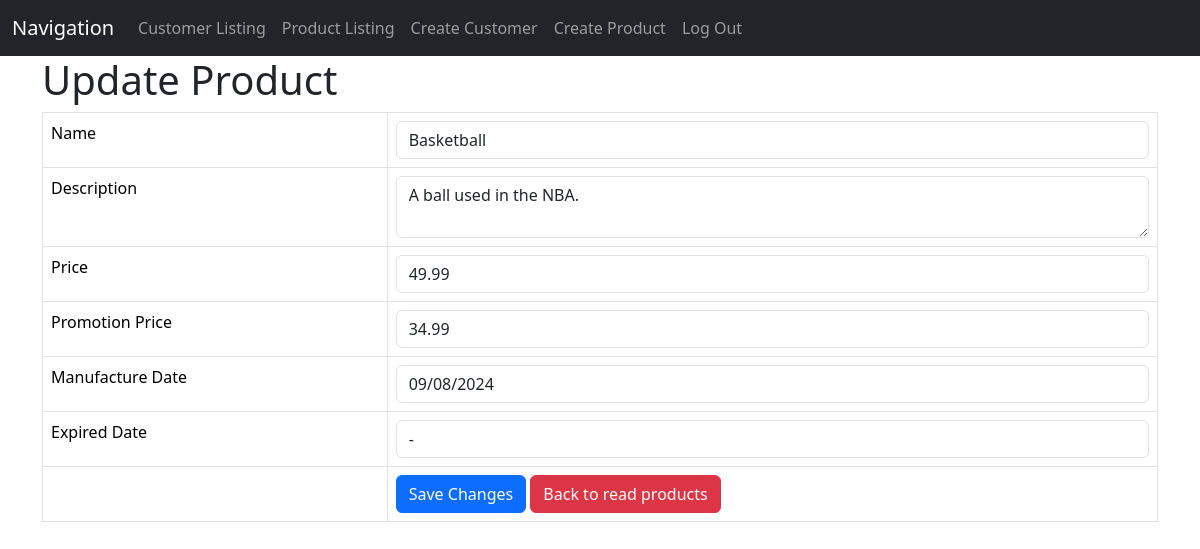
The app's page /product_update.php?id=1 with its own data.
### tables this page shows
CREATE TABLE IF NOT EXISTS `products` (
  `id` int NOT NULL AUTO_INCREMENT,
  `name` varchar(128) NOT NULL,
  `description` text NOT NULL,
  `product_cat` int NOT NULL,
  `manufacture_date` text NOT NULL,
  `expired_date` text NOT NULL,
  `price` double NOT NULL,
  `promotion_price` double NOT NULL,
  `created` datetime NOT NULL,
  `modified` timestamp NOT NULL DEFAULT CURRENT_TIMESTAMP ON UPDATE CURRENT_TIMESTAMP,
  PRIMARY KEY (`id`)
);

### product_update.php (the view, shortened to what this page needs)
<!DOCTYPE HTML>
<html>
<head>
    <link href="https://cdn.jsdelivr.net/npm/bootstrap@5.3.3/dist/css/bootstrap.min.css" rel="stylesheet">
</head>
<head>
    <link href="https://cdn.jsdelivr.net/npm/bootstrap@5.3.3/dist/css/bootstrap.min.css" rel="stylesheet">
</head>
<body>
    <nav class="navbar navbar-expand-lg navbar-dark bg-dark">
        <div class="container-fluid">
            <a class="navbar-brand" href="#">Navigation</a>
            <div class="collapse navbar-collapse" id="navbarNav">
                <ul class="navbar-nav">
                    <li class="nav-item">
                        <a class="nav-link" href="customer_listing.php">Customer Listing</a>
                    </li>
                    <li class="nav-item">
                        <a class="nav-link" href="product_listing.php">Product Listing</a>
                    </li>
                    <li class="nav-item">
                        <a class="nav-link" href="customer_create.php">Create Customer</a>
                    </li>
                    <li class="nav-item">
                        <a class="nav-link" href="product_create.php">Create Product</a>
                    </li>
                    <li class="nav-item">
                        <a class="nav-link" href="log_out.php">Log Out</a>
                    </li>
                </ul>
            </div>
        </div>
    </nav>
</body>
<body>
    <div class="container">
        <div class="page-header">
            <h1>Update Product</h1>
        </div>
        <?php
        $id = isset($_GET['id']) ? $_GET['id'] : die('ERROR: Record ID not found.');
        include 'config/database.php';
        try {
            $query = "SELECT id, name, description, price, promotion_price, manufacture_date, expired_date FROM products WHERE id = ? LIMIT 0,1";
            $stmt = $con->prepare($query);
            $stmt->bindParam(1, $id);
            $stmt->execute();
            $row = $stmt->fetch(PDO::FETCH_ASSOC);
            $name = $row['name'];
            $description = $row['description'];
            $price = $row['price'];
            $promotion_price = $row['promotion_price'];
            $manufacture_date = $row['manufacture_date'];
            $expired_date = $row['expired_date'];
        }
        catch (PDOException $exception) {
            die('ERROR: ' . $exception->getMessage());
        }
        ?>
        <form action="<?php echo htmlspecialchars($_SERVER["PHP_SELF"] . "?id={$id}"); ?>" method="post">
            <table class='table table-hover table-responsive table-bordered'>
                <tr>
                    <td>Name</td>
                    <td><input type='text' name='name' value="<?php echo $name;  ?>" class='form-control' /></td>
                </tr>
                <tr>
                    <td>Description</td>
                    <td><textarea name='description' class='form-control'><?php echo $description;  ?></textarea></td>
                </tr>
                <tr>
                    <td>Price</td>
                    <td><input type='text' name='price' value="<?php echo $price;  ?>" class='form-control' /></td>
                </tr>
                <tr>
                    <td>Promotion Price</td>
                    <td><input type='text' name='promotion_price' value="<?php echo $promotion_price;  ?>" class='form-control' /></td>
                </tr>
                <tr>
                    <td>Manufacture Date</td>
                    <td><input type='text' name='manufacture_date' value="<?php echo $manufacture_date;  ?>" class='form-control' /></td>
                </tr>
                <tr>
                    <td>Expired Date</td>
                    <td><input type='text' name='expired_date' value="<?php echo $expired_date;  ?>" class='form-control' /></td>
                </tr>
                <tr>
                <tr>
                    <td></td>
                    <td>
                        <input type='submit' value='Save Changes' class='btn btn-primary' />
                        <a href='product_listing.php' class='btn btn-danger'>Back to read products</a>
                    </td>
                </tr>
            </table>
        </form>
    </div>
</body>
</html>

### records on screen
products: name "Basketball", description "A ball used in the NBA.", price "49.99", promotion_price "34.99", manufacture_date "09/08/2024", expired_date "-"
